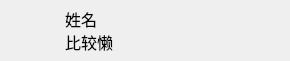
<?xml version="1.0" encoding="UTF-8"?>
<ui version="4.0">
 <class>UserItem</class>
 <widget class="QWidget" name="UserItem">
  <property name="geometry">
   <rect>
    <x>0</x>
    <y>0</y>
    <width>290</width>
    <height>61</height>
   </rect>
  </property>
  <property name="minimumSize">
   <size>
    <width>290</width>
    <height>60</height>
   </size>
  </property>
  <property name="maximumSize">
   <size>
    <width>10000000</width>
    <height>61</height>
   </size>
  </property>
  <property name="windowTitle">
   <string>Form</string>
  </property>
  <property name="styleSheet">
   <string notr="true">QWidget:hover{ background-color: rgb(214, 214, 214);}
</string>
  </property>
  <layout class="QHBoxLayout" name="horizontalLayout_2">
   <property name="spacing">
    <number>0</number>
   </property>
   <property name="leftMargin">
    <number>0</number>
   </property>
   <property name="topMargin">
    <number>0</number>
   </property>
   <property name="rightMargin">
    <number>0</number>
   </property>
   <property name="bottomMargin">
    <number>0</number>
   </property>
   <item>
    <widget class="QWidget" name="widget" native="true">
     <layout class="QHBoxLayout" name="horizontalLayout">
      <property name="spacing">
       <number>6</number>
      </property>
      <property name="leftMargin">
       <number>10</number>
      </property>
      <property name="topMargin">
       <number>1</number>
      </property>
      <property name="rightMargin">
       <number>0</number>
      </property>
      <property name="bottomMargin">
       <number>0</number>
      </property>
      <item>
       <widget class="QPushButton" name="pb_icon">
        <property name="minimumSize">
         <size>
          <width>40</width>
          <height>40</height>
         </size>
        </property>
        <property name="maximumSize">
         <size>
          <width>40</width>
          <height>40</height>
         </size>
        </property>
        <property name="text">
         <string/>
        </property>
        <property name="icon">
         <iconset resource="resource.qrc">
          <normaloff>:/tx/7.png</normaloff>:/tx/7.png</iconset>
        </property>
        <property name="iconSize">
         <size>
          <width>40</width>
          <height>40</height>
         </size>
        </property>
        <property name="autoDefault">
         <bool>true</bool>
        </property>
        <property name="flat">
         <bool>true</bool>
        </property>
       </widget>
      </item>
      <item>
       <widget class="QWidget" name="widget_2" native="true">
        <property name="minimumSize">
         <size>
          <width>241</width>
          <height>60</height>
         </size>
        </property>
        <property name="maximumSize">
         <size>
          <width>16777215</width>
          <height>60</height>
         </size>
        </property>
        <layout class="QVBoxLayout" name="verticalLayout">
         <property name="spacing">
          <number>0</number>
         </property>
         <property name="topMargin">
          <number>5</number>
         </property>
         <property name="bottomMargin">
          <number>5</number>
         </property>
         <item>
          <widget class="QLabel" name="lb_name">
           <property name="minimumSize">
            <size>
             <width>54</width>
             <height>20</height>
            </size>
           </property>
           <property name="maximumSize">
            <size>
             <width>16777215</width>
             <height>20</height>
            </size>
           </property>
           <property name="font">
            <font>
             <pointsize>12</pointsize>
            </font>
           </property>
           <property name="text">
            <string>姓名</string>
           </property>
          </widget>
         </item>
         <item>
          <widget class="QLabel" name="lb_feeling">
           <property name="minimumSize">
            <size>
             <width>54</width>
             <height>20</height>
            </size>
           </property>
           <property name="maximumSize">
            <size>
             <width>16777215</width>
             <height>20</height>
            </size>
           </property>
           <property name="font">
            <font>
             <pointsize>12</pointsize>
            </font>
           </property>
           <property name="text">
            <string>比较懒</string>
           </property>
          </widget>
         </item>
        </layout>
       </widget>
      </item>
     </layout>
    </widget>
   </item>
  </layout>
 </widget>
 <resources>
  <include location="resource.qrc"/>
 </resources>
 <connections/>
</ui>
